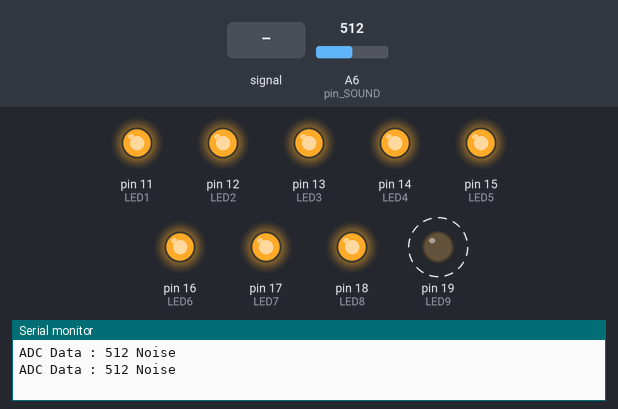
Bench run of a sketch on a simulated Arduino Nano, built with avr-gcc and run on an emulated ATmega328P. Parts: output pins drawn as LEDs (lit = HIGH), the last lines printed to the serial monitor. Dashed ring = blinking. Inputs (shaded band) come from the test bench; at power-on: A6 (pin_SOUND) = 512.

Above: at 1.95 s.
2.0 s: A6 (pin_SOUND) set to 195
5.5 s: A6 (pin_SOUND) set to 168
At 6.25 s:
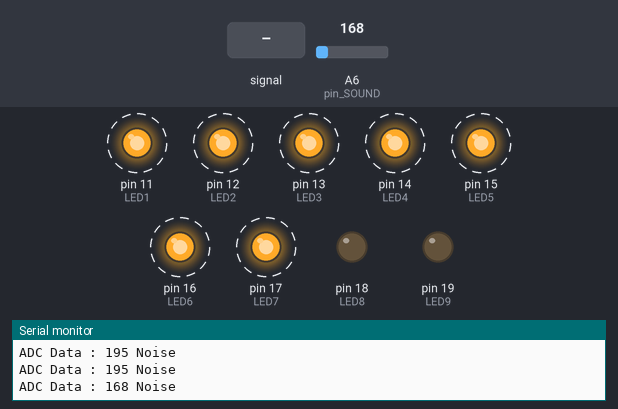
9.0 s: A6 (pin_SOUND) fed a 200 Hz sine of ±81 counts around its level
At 12.8 s:
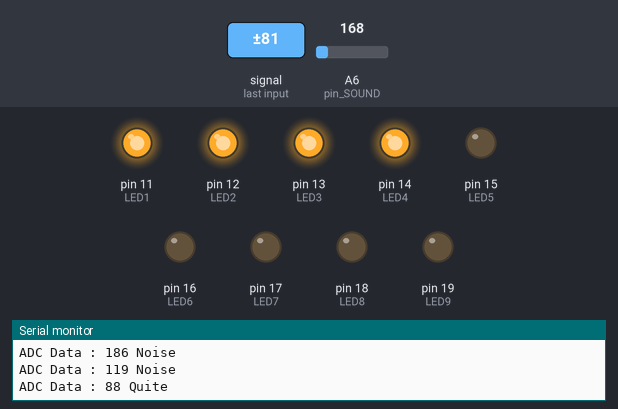
13.3 s: A6 (pin_SOUND) set to 130
At 14.26 s:
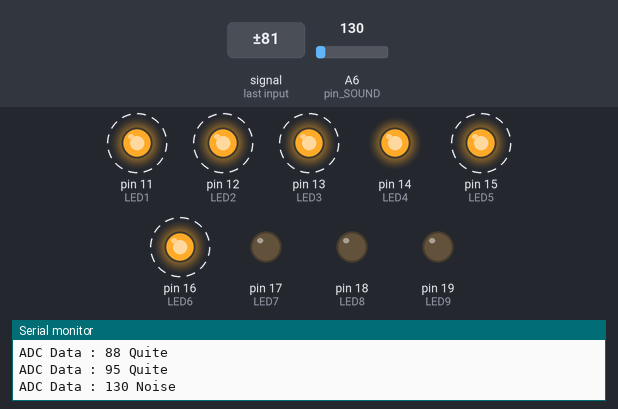
16.8 s: A6 (pin_SOUND) set to 154
At 18.11 s:
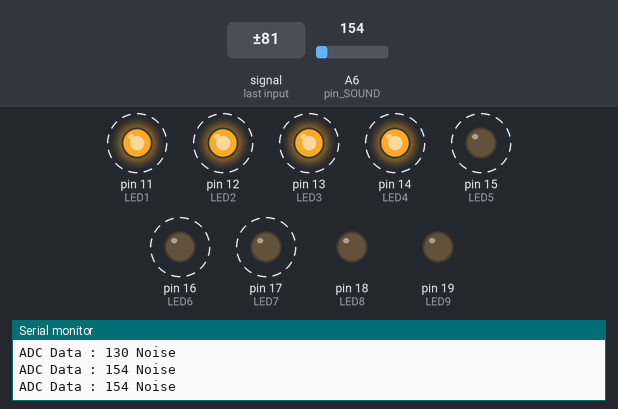
Timing chart, 0 to 21.3 s (numbered marks = the images above; inputs shaded):
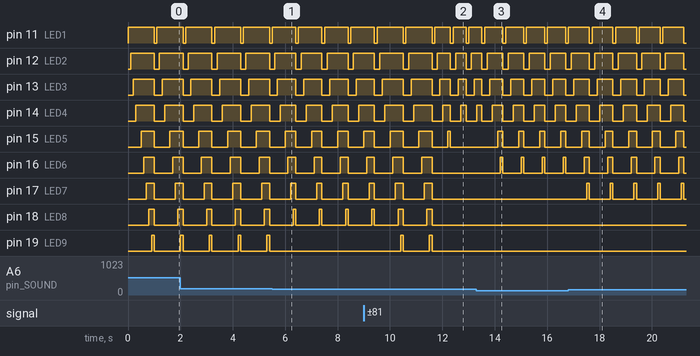

The sketch:

240409_sound.ino
```cpp
int pin_SOUND = A6;
int LED1 = 11;
int LED2 = 12;
int LED3 = 13;
int LED4 = 14;
int LED5 = 15;
int LED6 = 16;
int LED7 = 17;
int LED8 = 18;
int LED9 = 19;

void setup() {
  Serial.begin(115200);
  pinMode(pin_SOUND,INPUT);
  pinMode(LED1,OUTPUT);
  pinMode(LED2,OUTPUT);
  pinMode(LED3,OUTPUT);
  pinMode(LED4,OUTPUT);
   pinMode(LED5,OUTPUT);
  pinMode(LED6,OUTPUT);
  pinMode(LED7,OUTPUT);
  pinMode(LED8,OUTPUT);
  pinMode(LED9,OUTPUT);
}

 void loop(){
  int ADC_data= analogRead(pin_SOUND);
  Serial.print("ADC Data : ");
  Serial.print(ADC_data);

if(ADC_data>100){
  Serial.println(" Noise");
}
else{
  Serial.println(" Quite");
}

   if(ADC_data > 0){
    digitalWrite(LED1,HIGH);
    delay(100);
  }
  if(ADC_data > 20 ){
    digitalWrite(LED1,HIGH);
    digitalWrite(LED2,HIGH);
    delay(100);
  }
  if(ADC_data > 40){
    digitalWrite(LED1,HIGH);
    digitalWrite(LED2,HIGH);
    digitalWrite(LED3,HIGH);
    delay(100);
  }
      if(ADC_data > 60){
    digitalWrite(LED1,HIGH);
    digitalWrite(LED2,HIGH);
    digitalWrite(LED3,HIGH);
    digitalWrite(LED4,HIGH);
    delay(100);
  }
    if(ADC_data > 80){
    digitalWrite(LED1,HIGH);
    digitalWrite(LED2,HIGH);
    digitalWrite(LED3,HIGH);
    digitalWrite(LED4,HIGH);
    delay(100);
  }
    if(ADC_data > 100){
    digitalWrite(LED1,HIGH);
    digitalWrite(LED2,HIGH);
    digitalWrite(LED3,HIGH);
    digitalWrite(LED4,HIGH);
    digitalWrite(LED5,HIGH);
    delay(100);
  }
    if(ADC_data > 120){
    digitalWrite(LED1,HIGH);
    digitalWrite(LED2,HIGH);
    digitalWrite(LED3,HIGH);
    digitalWrite(LED4,HIGH);
    digitalWrite(LED5,HIGH);
    digitalWrite(LED6,HIGH);
    delay(100);
  }
    if(ADC_data > 140){
    digitalWrite(LED1,HIGH);
    digitalWrite(LED2,HIGH);
    digitalWrite(LED3,HIGH);
    digitalWrite(LED4,HIGH);
    digitalWrite(LED5,HIGH);
    digitalWrite(LED6,HIGH);
    digitalWrite(LED7,HIGH);

    delay(100);
  }
   if(ADC_data > 160){
    digitalWrite(LED1,HIGH);
    digitalWrite(LED2,HIGH);
    digitalWrite(LED3,HIGH);
    digitalWrite(LED4,HIGH);
    digitalWrite(LED5,HIGH);
    digitalWrite(LED6,HIGH);
    digitalWrite(LED7,HIGH);
    digitalWrite(LED8,HIGH);

    delay(100);
  }
   if(ADC_data > 180){
    digitalWrite(LED1,HIGH);
    digitalWrite(LED2,HIGH);
    digitalWrite(LED3,HIGH);
    digitalWrite(LED4,HIGH);
    digitalWrite(LED5,HIGH);
    digitalWrite(LED6,HIGH);
    digitalWrite(LED7,HIGH);
    digitalWrite(LED8,HIGH);
    digitalWrite(LED9,HIGH);

    delay(100);
  }

    digitalWrite(LED1,LOW);
    digitalWrite(LED2,LOW);
    digitalWrite(LED3,LOW);
    digitalWrite(LED4,LOW);
    digitalWrite(LED5,LOW);
    digitalWrite(LED6,LOW);
    digitalWrite(LED7,LOW);
    digitalWrite(LED8,LOW);
    digitalWrite(LED9,LOW);

  delay(100);


 }
```

Measured:
- the behaviour switches between 181 and 180 on A6 (pin_SOUND) (found by bisection; images 0 and 1)
- the behaviour switches between 140 and 141 on A6 (pin_SOUND) (found by bisection; images 3 and 4)
- after the input at 5.5 s, pin 19 (LED9): stops changing and stays LOW
- after the input at 9.0 s, pin 19 (LED9): alternates HIGH for 0.10 s and LOW for 1.0 s, starting after 1.4 s
- after the input at 13.3 s, pin 17 (LED7), pin 18 (LED8), pin 19 (LED9): stops changing and stays LOW
- after the input at 16.8 s, pin 17 (LED7): alternates HIGH for 0.10 s and LOW for 0.80 s, starting after 0.71 s
- by itself, pin 11 (LED1): alternates HIGH for 0.80 s and LOW for 0.10 s
- by itself, pin 12 (LED2): alternates HIGH for 0.70 s and LOW for 0.20 s
